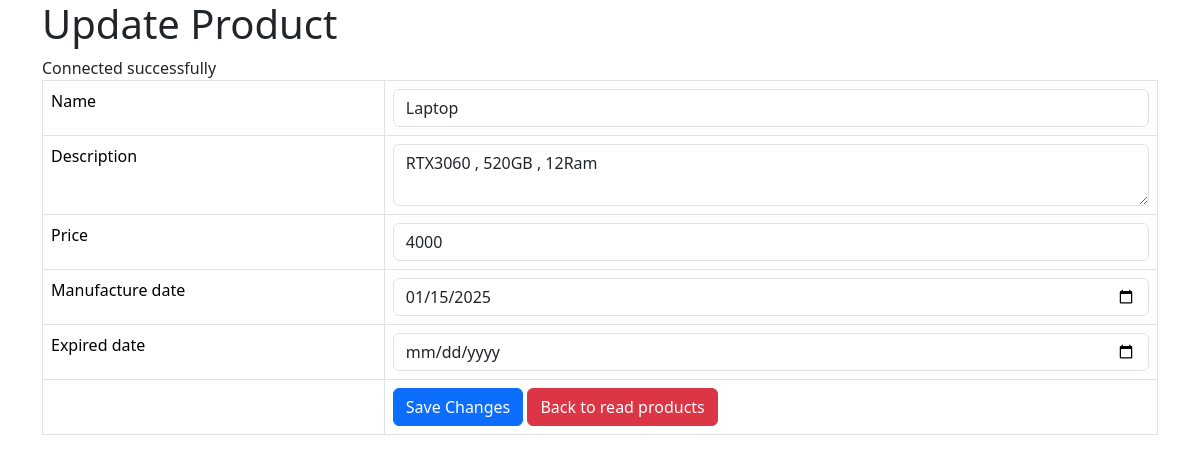
The page /product_update.php?id=12 on the database its author committed.
### tables this page shows
CREATE TABLE IF NOT EXISTS `products` (
  `id` int NOT NULL AUTO_INCREMENT,
  `name` varchar(128) NOT NULL,
  `description` text NOT NULL,
  `price` double NOT NULL,
  `promotion_price` double NOT NULL,
  `manufacture_date` date NOT NULL,
  `expired_date` date NOT NULL,
  `created` date DEFAULT NULL,
  PRIMARY KEY (`id`)
);

### product_update.php (the view, shortened to what this page needs)
<!DOCTYPE HTML>
<html>
<head>
    <link href="https://cdn.jsdelivr.net/npm/bootstrap@5.3.3/dist/css/bootstrap.min.css" rel="stylesheet">
</head>
<body>
    <div class="container">
        <div class="page-header">
            <h1>Update Product</h1>
        </div>
        <?php
        $id = isset($_GET['id']) ? $_GET['id'] : die('ERROR: Record ID not found.');
        include 'config/database.php';
        try {
            $query = "SELECT id, name, description, price, expired_date, manufacture_date FROM products WHERE id = ? LIMIT 0,1";
            $stmt = $con->prepare($query);
            $stmt->bindParam(1, $id);
            $stmt->execute();
            $row = $stmt->fetch(PDO::FETCH_ASSOC);
            $name = $row['name'];
            $description = $row['description'];
            $price = $row['price'];
            $manufacture_date = $row['manufacture_date'];
            $expired_date = $row['expired_date'];
        } catch (PDOException $exception) {
            die('ERROR: ' . $exception->getMessage());
        }
        ?>
        <form action="<?php echo htmlspecialchars($_SERVER["PHP_SELF"] . "?id={$id}"); ?>" method="post">
            <table class='table table-hover table-responsive table-bordered'>
                <tr>
                    <td>Name</td>
                    <td><input type='text' name='name' value="<?php echo $name;  ?>" class='form-control' /></td>
                </tr>
                <tr>
                    <td>Description</td>
                    <td><textarea name='description' class='form-control'><?php echo $description;  ?></textarea></td>
                </tr>
                <tr>
                    <td>Price</td>
                    <td><input type='text' name='price' value="<?php echo $price;  ?>" class='form-control' /></td>
                </tr>
                <tr>
                    <td>Manufacture date</td>
                    <td><input type='date' name='manufacture_date' value="<?php echo $manufacture_date;  ?>" class='form-control' /></td>
                </tr>
                <tr>
                    <td>Expired date</td>
                    <td><input type='date' name='expired_date' value="<?php echo $expired_date;  ?>" class='form-control' /></td>
                </tr>
                <tr>
                    <td></td>
                    <td>
                        <input type='submit' value='Save Changes' class='btn btn-primary' />
                        <a href='product_listing.php' class='btn btn-danger'>Back to read products</a>
                    </td>
                </tr>
            </table>
        </form>
    </div>
</body>
</html>

### rows shown on the page
products: name "Laptop", description "RTX3060 , 520GB , 12Ram", price "4000", manufacture_date "01/15/2025"
